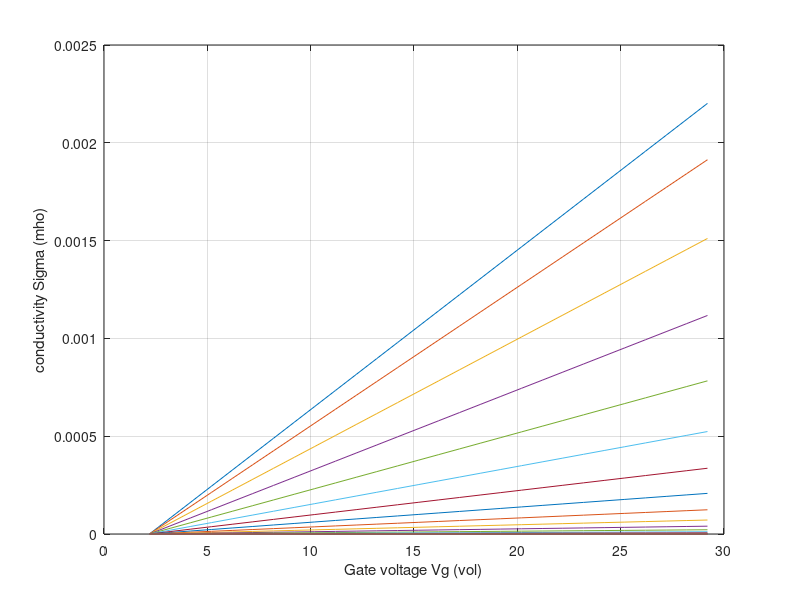

Write MATLAB code to recreate this figure.
% Graph Conductivity Vs Gate Voltage above threshold voltage for Different
% trap density
%e - Permittivity of silicon dioxide
%d - Thickness of gate oxide
Vg  = 2.2:1:30 % Gate voltage Which is varied above threshold value
Nm=6e12;
mu0=500;
for Nss = 1e11:1e12:1e14
    mu=mu0.*exp(-1.*((3*Nss)./(2*Nm)).^1.5);
    d=20e-7;
    e=3.7*8.85e-14;
    Ci=(e/d);
    vt = 2.2;
    q=(1)*Ci*(Vg-vt);
    sig=mu*q;
    plot(Vg,sig);
    grid on
    hold on
end
xlabel('Gate voltage Vg (vol)');
ylabel('conductivity Sigma (mho)');
    hold off